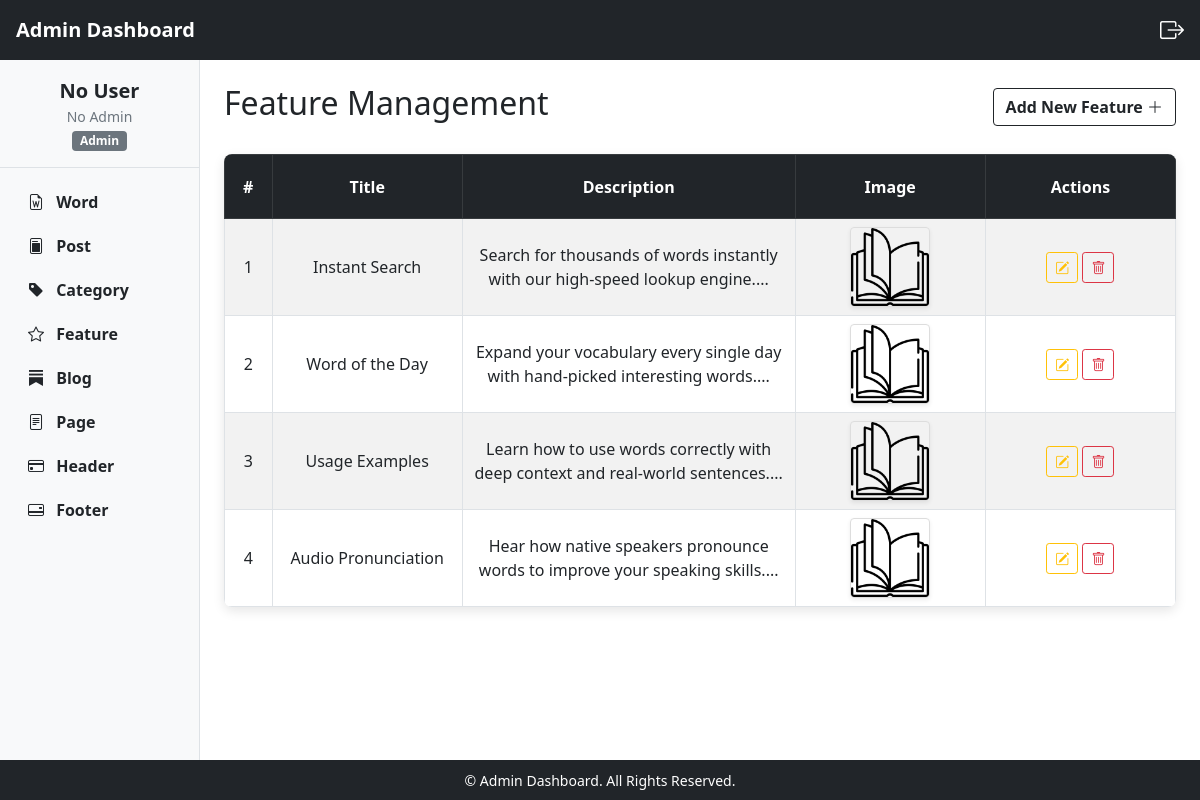
Screenshot of /feature/ with the database file from the repository.
### api/models.py (models this page shows, shortened)
class FeatureModel(models.Model):
    title = models.CharField(max_length=100, unique=True)
    description = models.TextField()
    image = models.ImageField(upload_to="images/", blank=True)

### api/views.py (the view)
# urls.py: path("feature/", adminFeatureListApi, name="apifeature"),
def adminFeatureListApi(request):
    ApiFeatureList = FeatureSerializer(FeatureModel.objects.all(), many=True).data
    featureform = FeatureForm(request.POST, request.FILES or None)
    if (
        request.method == "POST"
        and "feature_submit" in request.POST
        and featureform.is_valid()
    ):
        featureform.save()
        messages.success(request, "Feature added Successfully!")
        return redirect("apifeature")
    context = {"ApiFeatureList": ApiFeatureList, "featureform": featureform}
    return render(request, "admin/feature.html", context)

### api/Templates/admin/feature.html (shortened to what this page needs)
{% extends "admin/supermain.html" %}
{% load static %}
{% block admin %}
<div class="d-flex justify-content-between align-items-center flex-wrap">
  <h1 class="text-dark" style="font-size: 4vh;">Feature Management</h1>
  <button class="btn btn-outline-dark fw-bolder" data-bs-toggle="modal" data-bs-target="#featureFormModal" style="font-size: 2vh;">
    Add New Feature <i class="bi bi-plus-lg fw-bolder"></i>
  </button>
</div>
<div class="table-responsive mt-4" style="box-shadow: 0 4px 12px rgba(0, 0, 0, 0.1); border-radius: 8px; overflow: hidden;">
  <table class="table table-bordered table-striped m-0">
    <thead class="table-dark" style="height: 4rem;">
      <tr>
        <th class="text-center align-middle" style="width: 5%;">#</th>
        <th class="text-center align-middle" style="width: 20%;">Title</th>
        <th class="text-center align-middle" style="width: 35%;">Description</th>
        <th class="text-center align-middle" style="width: 20%;">Image</th>
        <th class="text-center align-middle" style="width: 20%;">Actions</th>
      </tr>
    </thead>
    <tbody>
      {% if ApiFeatureList %}
      {% for feature in ApiFeatureList %}
      <tr>
        <td class="text-center align-middle">{{ forloop.counter }}</td>
        <td class="text-center align-middle">{{ feature.title }}</td>
        <td class="text-center align-middle descp">{{ feature.description|safe|slice:100 }}...</td>
        <td class="text-center align-middle">
          {% if feature.image %}
          <img src="{{ feature.image }}" alt="Feature Image" style="width: 50px; height: auto;" />
          {% else %}
          <img src="{% static 'default.png' %}" alt="No Image" class="rounded shadow-sm" style="max-width: 80px; height: 80px; object-fit: contain; border: 1px solid #ddd;" />
          {% endif %}
        </td>
        <td class="text-center align-middle">
          <button class="btn btn-sm btn-outline-warning" data-bs-toggle="modal" data-bs-target="#featureFormModal{{ feature.id }}" title="Edit Feature">
            <i class="bi bi-pencil-square"></i>
          </button>
          <a href="{% url 'deletefeature' feature.id %}" class="btn btn-sm btn-outline-danger" onclick="return confirm('Are you sure you want to delete this feature?');" title="Delete Feature">
            <i class="bi bi-trash"></i>
          </a>
        </td>
      </tr>
      {% endfor %}
      {% else %}
      <tr>
        <td colspan="5" class="text-center py-3">
          <p class="m-0 fw-bold text-muted">No Features Available</p>
        </td>
      </tr>
      {% endif %}
    </tbody>
  </table>
</div>
{% endblock %}

### api/Templates/admin/supermain.html (shortened to what this page needs)
{% load static %}
<!doctype html>
<html lang="en">
  <head>
    <link href="https://cdn.jsdelivr.net/npm/bootstrap@5.0.2/dist/css/bootstrap.min.css" rel="stylesheet" />
    <link rel="stylesheet" href="https://cdn.jsdelivr.net/npm/bootstrap-icons@1.11.3/font/bootstrap-icons.css" />
  </head>
  <body>
    <main class="d-flex flex-column min-vh-100">
      <header class="bg-dark text-white text-center fw-bolder position-sticky top-0 d-flex align-items-center justify-content-between px-3" style="height: 60px; z-index: 100">
        <div class="d-flex align-items-center">
          <a href="{% url 'supermain' %}" style="color: white; text-decoration: none; font-size: 1.25rem">Admin Dashboard</a>
        </div>
        <div>
          <a href="{% url 'auth_logout' %}" class="text-decoration-none text-white" title="Logout"><i class="bi bi-box-arrow-right fs-4"></i></a>
        </div>
      </header>
      <div class="row m-0 flex-grow-1">
        <aside class="col-12 col-md-3 col-lg-2 bg-light p-0 border-end">
          <div class="sidebar-header p-3 border-bottom text-center">
            <p class="mb-0">
              <span class="d-block text-dark fw-bolder fs-5 text-truncate">{% if user.username %} {{user.username}} {% else %} No User {% endif %}</span>
              <span class="d-block text-muted small text-truncate">{% if user.email %} {{user.email}} {% else %} No Admin {% endif %}</span>
              <span class="badge bg-secondary mt-1">{% if user.is_superuser %} Superadmin {% else %} Admin {% endif %}</span>
            </p>
          </div>
          <nav class="sidebar-menu d-flex flex-column gap-2 p-3">
            <a href="{% url 'apiword' %}" class="btn btn-outline-dark text-start border-0 fw-bold"><i class="bi bi-file-earmark-word me-2"></i> Word</a>
            <a href="{% url 'apipost' %}" class="btn btn-outline-dark text-start border-0 fw-bold"><i class="bi bi-file-post me-2"></i> Post</a>
            <a href="{% url 'apipostcat' %}" class="btn btn-outline-dark text-start border-0 fw-bold"><i class="bi bi-tag-fill me-2"></i> Category</a>
            <a href="{% url 'apifeature' %}" class="btn btn-outline-dark text-start border-0 fw-bold"><i class="bi bi-star me-2"></i> Feature</a>
            <a href="{% url 'apiblog' %}" class="btn btn-outline-dark text-start border-0 fw-bold"><i class="bi bi-substack me-2"></i> Blog</a>
            <a href="{% url 'apipage' %}" class="btn btn-outline-dark text-start border-0 fw-bold"><i class="bi bi-file-text me-2"></i> Page</a>
            <a href="{% url 'apiheader' %}" class="btn btn-outline-dark text-start border-0 fw-bold"><i class="bi bi-credit-card me-2"></i> Header</a>
            <a href="{% url 'apifooter' %}" class="btn btn-outline-dark text-start border-0 fw-bold"><i class="bi bi-credit-card-2-back me-2"></i> Footer</a>
          </nav>
        </aside>
        <section class="col-12 col-md-9 col-lg-10 p-0">
          <div class="main-content p-4 h-100">
            {% block admin %}{% endblock %}
          </div>
        </section>
      </div>
      <footer class="bg-dark text-white text-center py-2 mt-auto">
        <small>&copy;  Admin Dashboard. All Rights Reserved.</small>
      </footer>
    </main>
  </body>
</html>

### rows the page displays
FeatureModel: title "Instant Search", description "Search for thousands of words instantly with our high-speed lookup engine."
FeatureModel: title "Word of the Day", description "Expand your vocabulary every single day with hand-picked interesting words."
FeatureModel: title "Usage Examples", description "Learn how to use words correctly with deep context and real-world sentences."
FeatureModel: title "Audio Pronunciation", description "Hear how native speakers pronounce words to improve your speaking skills."
